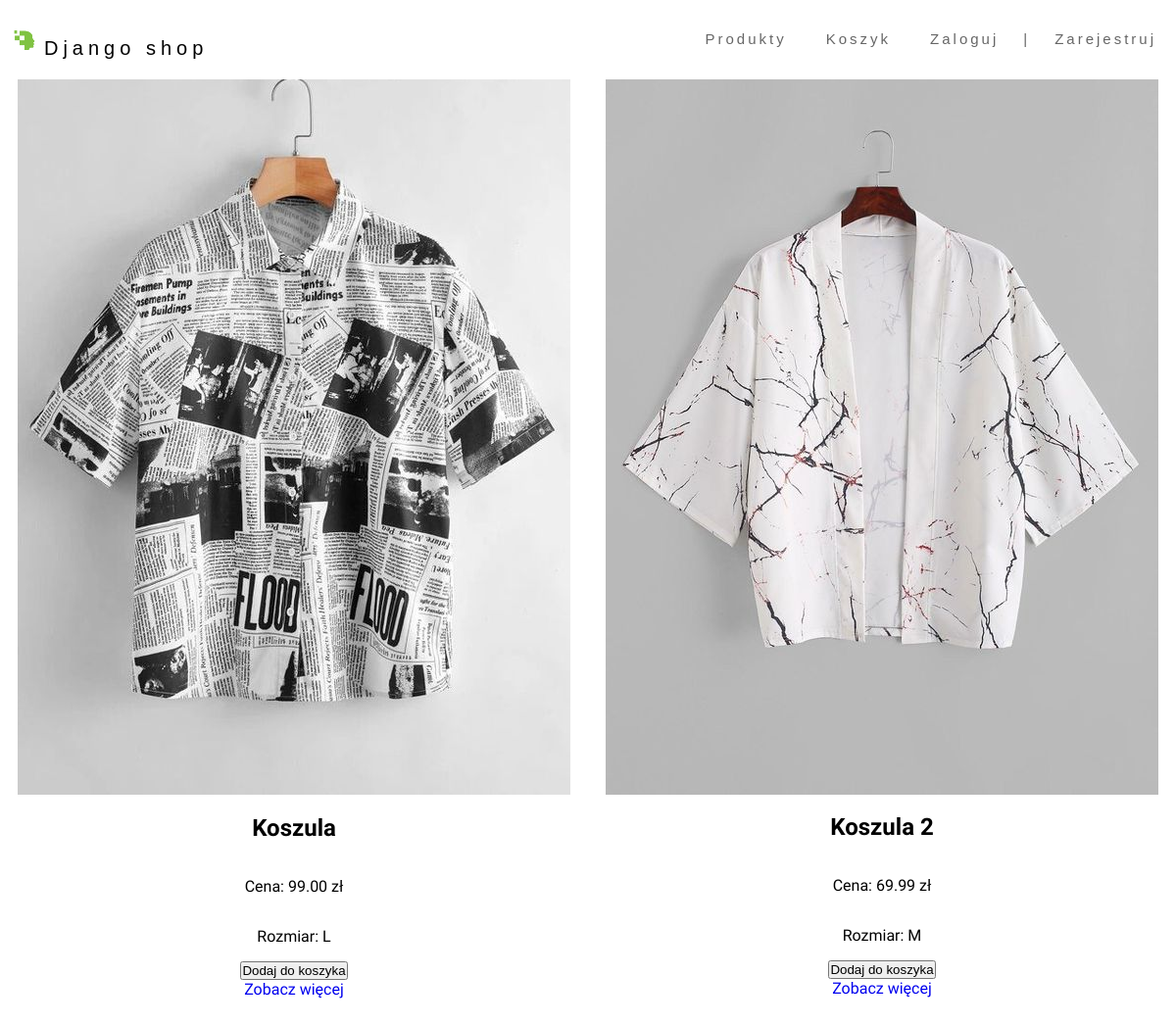
Before: /products/ with the older database file.
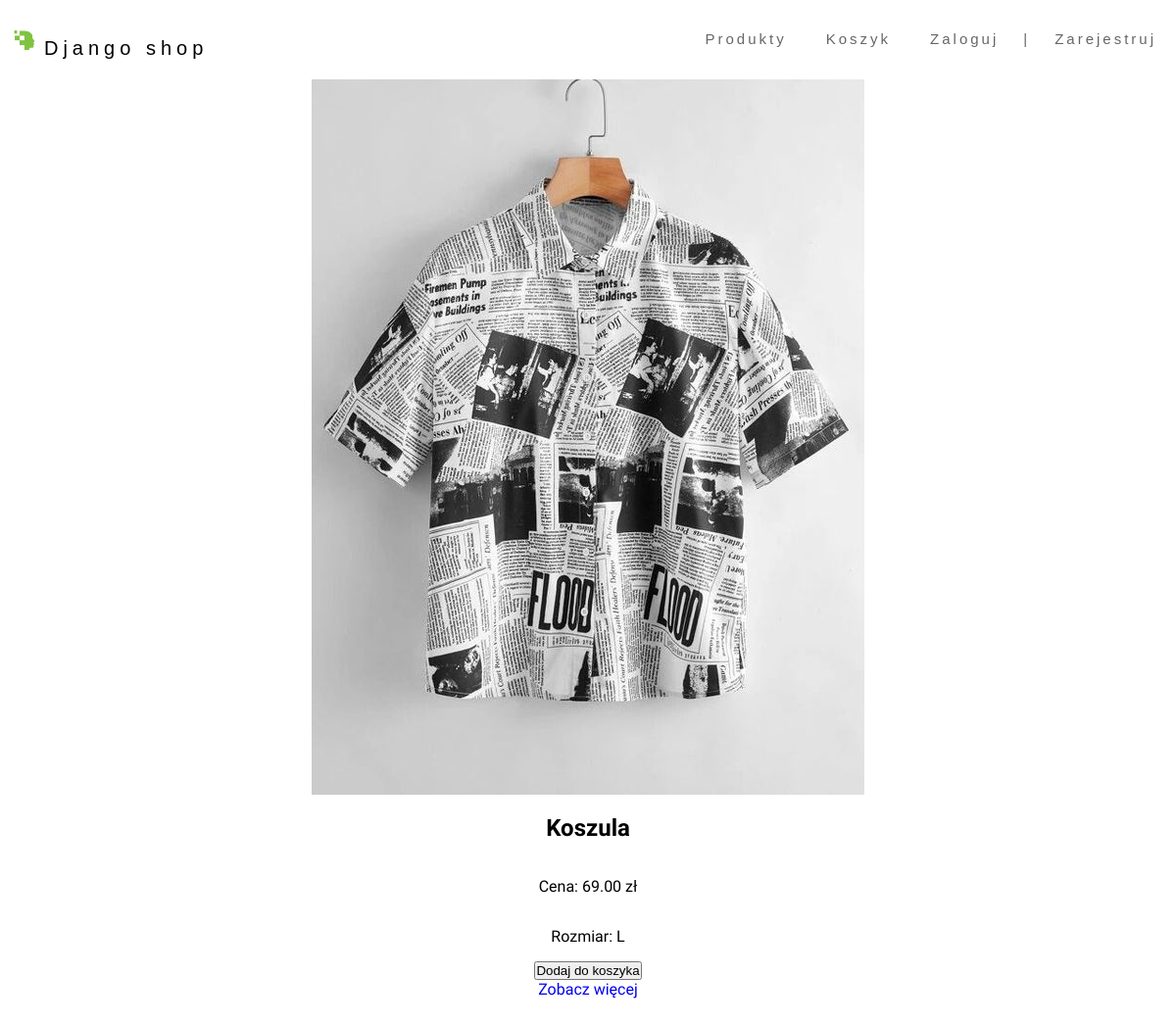
After: the same page with the newer database file.
### shop/models.py (models this page shows, shortened)
class Product(models.Model):
    name = models.CharField(max_length=200, null=True)
    price = models.FloatField()
    size = models.CharField(max_length=200, null=True)
    image = models.ImageField(null=True, blank=True)
    @property
    def imageURL(self):
        try:
            self.url = self.image.url
        except:
            self.url = ''
        return self.url

### shop/views.py (the view)
# urls.py: path('products/', views.products, name="products"),
def products(request):
    data = cartData(request)
    cartItems = data['cartItems']
    order = data['order']
    items = data['items']
    products = Product.objects.all()
    context = {'products': products, 'cartItems': cartItems}
    return render(request, 'shop/products.html', context)

### shop/utils.py (called while the page is built, shortened)
def cookieCart(request):
	try:
		cart = json.loads(request.COOKIES['cart'])
	except:
		cart = {}
		print('CART:', cart)
	items = []
	order = {'get_cart_total':0, 'get_cart_items':0}
	cartItems = order['get_cart_items']
	return {'cartItems':cartItems ,'order':order, 'items':items}

def cartData(request):
	if request.user.is_authenticated:
		customer = request.user.customer
		order, created = Order.objects.get_or_create(customer=customer, complete=False)
		items = order.orderitem_set.all()
		cartItems = order.get_cart_items
	else:
		cookieData = cookieCart(request)
		cartItems = cookieData['cartItems']
		order = cookieData['order']
		items = cookieData['items']
	return {'cartItems':cartItems ,'order':order, 'items':items}

### shop/templates/shop/products.html
{% extends 'shop/index.html' %}
{% load static %}
{% block css %}
    <link rel="stylesheet" href="{% static 'css/products.css' %}">
{% endblock css %}
{% block content %}
	<section class="products-container">
		{% for product in products %}
		<div class="product">
			<img src="{{ product.imageURL }}"/>
			<h1>{{ product.name }}</h1>
			<p>Cena: {{ product.price | floatformat:2 }} zł</p>
			<p>Rozmiar: {{ product.size }}</p>
			<button data-product={{product.id}} data-action="add" class="update-button">Dodaj do koszyka</button>
			<a href="{% url 'single' %}">Zobacz więcej</a>
		</div>
		{% endfor %}
	</section>
{% endblock content %}

Changed rows visible on the page:
removed Product: imageURL (picture), name "Koszula 2", price "69.99", size "M"
changed Product "Koszula": price "99.00" → "69.00"
